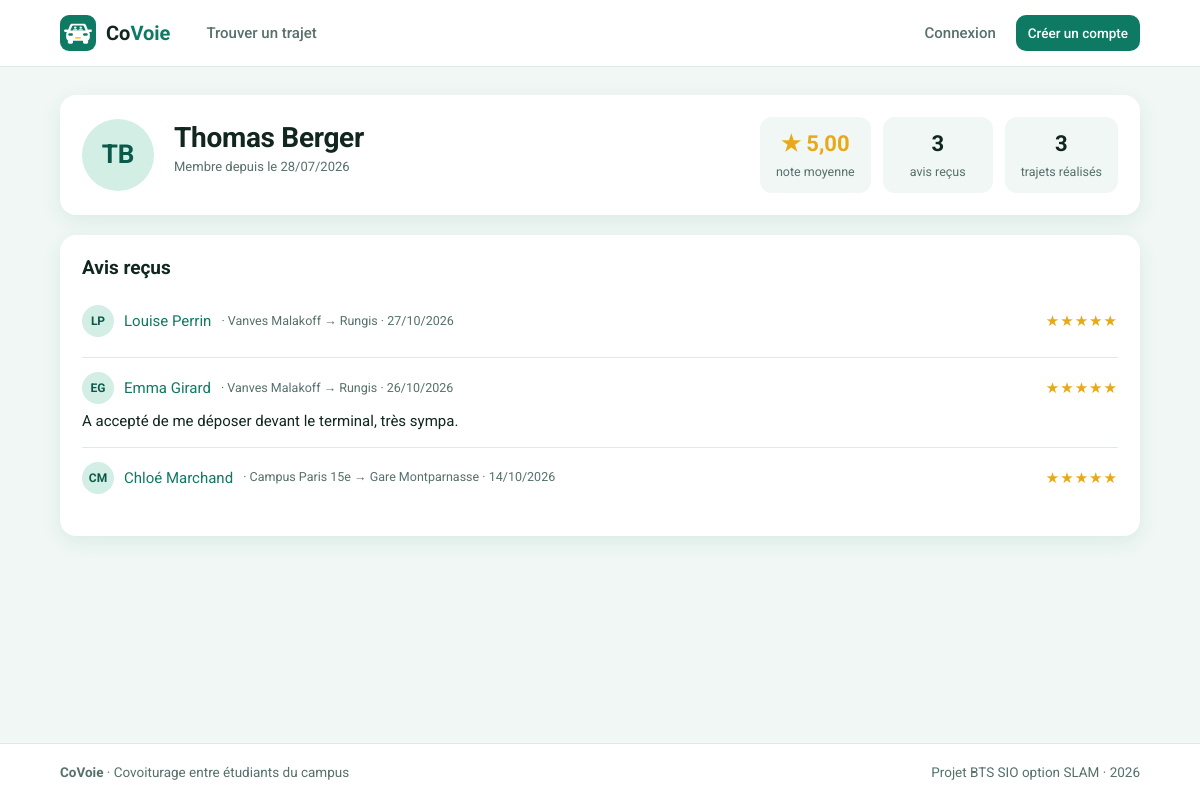
Screenshot of /index.php?page=profil&id=8 with the database file from the repository.
### tables this page shows
CREATE TABLE utilisateurs (
    id               INT(11)      NOT NULL AUTO_INCREMENT,
    nom              VARCHAR(100) NOT NULL,
    email            VARCHAR(180) NOT NULL,
    mot_de_passe     VARCHAR(255) NOT NULL,
    role             VARCHAR(10)  NOT NULL DEFAULT 'membre',
    date_inscription DATETIME     NOT NULL,

    PRIMARY KEY (id),
    UNIQUE KEY email_unique (email)
);

CREATE TABLE avis (
    id          INT(11)  NOT NULL AUTO_INCREMENT,
    note        INT(1)   NOT NULL,
    commentaire TEXT     NULL,
    date_avis   DATETIME NOT NULL,
    id_trajet   INT(11)  NOT NULL,
    id_auteur   INT(11)  NOT NULL,
    id_cible    INT(11)  NOT NULL,

    PRIMARY KEY (id),

     
    UNIQUE KEY un_seul_avis (id_trajet, id_auteur, id_cible),
    KEY recherche_cible (id_cible),

    CONSTRAINT fk_avis_trajet
        FOREIGN KEY (id_trajet) REFERENCES trajets (id) ON DELETE CASCADE,
    CONSTRAINT fk_avis_auteur
        FOREIGN KEY (id_auteur) REFERENCES utilisateurs (id) ON DELETE CASCADE,
    CONSTRAINT fk_avis_cible
        FOREIGN KEY (id_cible) REFERENCES utilisateurs (id) ON DELETE CASCADE
);

CREATE TABLE trajets (
    id               INT(11)      NOT NULL AUTO_INCREMENT,
    origine          VARCHAR(120) NOT NULL,
    destination      VARCHAR(120) NOT NULL,
    date_heure       DATETIME     NOT NULL,
    places_totales   INT(2)       NOT NULL,
    places_restantes INT(2)       NOT NULL,
    statut           VARCHAR(10)  NOT NULL DEFAULT 'Ouvert',
    prix             DECIMAL(6,2) NOT NULL DEFAULT 0.00,
    id_conducteur    INT(11)      NOT NULL,

    PRIMARY KEY (id),
    KEY recherche (statut, date_heure),

    CONSTRAINT fk_trajet_conducteur
        FOREIGN KEY (id_conducteur) REFERENCES utilisateurs (id)
        ON DELETE CASCADE
);

### controleurs/AccueilController.php (called while the page is built, shortened)
<?php
class AccueilController
{
    public function profil(): void
    {
        if (!isset($_GET['id'])) {
            $id = proteger();
        } else {
            $id = lireId();
        }
        $membre = Utilisateur::trouver($id);
        afficherVue('accueil/profil', [
            'titre' => $membre->nom,
            'membre' => $membre,
            'note' => Avis::noteMoyenne($membre->id),
            'nombreAvis' => Avis::nombreAvis($membre->id),
            'trajetsRealises' => $membre->nombreTrajetsRealises(),
            'avisRecus' => Avis::listerRecus($membre->id)
        ]);
    }
}

### index.php (called while the page is built, shortened)
<?php
require_once 'includes/connexion.php';
require_once 'includes/fonctions.php';
require_once 'includes/routes.php';
require_once 'modeles/Utilisateur.php';
require_once 'controleurs/AccueilController.php';
$page = 'accueil';
if (isset($_GET['page']) && is_string($_GET['page'])) {
    $page = $_GET['page'];
}
$nomMethode = $routes[$page][1];
$controleur = new $nomControleur();
$controleur->$nomMethode();

### includes/connexion.php (called while the page is built)
<?php
function connexionBdd(): PDO
{
    static $pdo = null;
    if ($pdo === null) {
        $dsn = 'mysql:host=' . BDD_HOTE . ';port=' . BDD_PORT . ';dbname=' . BDD_NOM . ';charset=utf8mb4';
        try {
            $pdo = new PDO($dsn, BDD_UTILISATEUR, BDD_MOT_DE_PASSE, [
                PDO::ATTR_ERRMODE => PDO::ERRMODE_EXCEPTION,
                PDO::ATTR_DEFAULT_FETCH_MODE => PDO::FETCH_ASSOC,
                PDO::ATTR_EMULATE_PREPARES => false
            ]);
        } catch (PDOException $erreur) {
            afficherErreur(500, 'Base de données inaccessible : lancez WAMP et importez sql/covoiturage.sql.');
        }
    }
    return $pdo;
}
function requete(string $sql, array $parametres = []): PDOStatement
{
    $resultat = connexionBdd()->prepare($sql);
    $resultat->execute($parametres);
    return $resultat;
}

### modeles/Utilisateur.php (called while the page is built, shortened)
<?php
class Utilisateur
{
    public static function trouver(int $id): ?Utilisateur
    {
        $resultat = requete('SELECT * FROM utilisateurs WHERE id = ?', [$id]);
        $utilisateur = $resultat->fetchObject('Utilisateur');
        return $utilisateur;
    }
}

### modeles/Avis.php (called while the page is built, shortened)
<?php
class Avis
{
    public static function listerRecus(int $idCible): array
    {
        $sql = "SELECT a.*, u.nom AS nom_auteur, t.origine, t.destination
                FROM avis a
                JOIN utilisateurs u ON u.id = a.id_auteur
                JOIN trajets t ON t.id = a.id_trajet
                WHERE a.id_cible = ?
                ORDER BY a.date_avis DESC";
        return requete($sql, [$idCible])->fetchAll();
    }
}

### vues/accueil/profil.php (the view, shortened to what this page needs)
<div class="carte">
    <div class="profil">
        <span class="avatar avatar-grand"><?= e(initiales($membre->nom)) ?></span>
        <div>
            <h1>
                <?= e($membre->nom) ?>
            </h1>
            <p class="discret">Membre depuis le <?= formaterDate($membre->date_inscription) ?></p>
        </div>
        <div class="profil-chiffres">
            <div>
                <?php if ($note === null) { ?>
                    <b class="note-vide">–</b><small>Pas encore noté</small>
                <?php } else { ?>
                    <b class="note"><?= formaterNote($note) ?></b><small>note moyenne</small>
                <?php } ?>
            </div>
            <div><b><?= $nombreAvis ?></b><small>avis reçus</small></div>
            <div><b><?= $trajetsRealises ?></b><small>trajets réalisés</small></div>
        </div>
    </div>
</div>
<div class="carte">
    <h2>Avis reçus</h2>
    <?php foreach ($avisRecus as $avis) { ?>
        <div class="avis">
            <div class="avis-tete">
                <span class="avatar"><?= e(initiales($avis['nom_auteur'])) ?></span>
                <a href="index.php?page=profil&amp;id=<?= $avis['id_auteur'] ?>"><?= e($avis['nom_auteur']) ?></a>
                <small>· <?= e($avis['origine']) ?> → <?= e($avis['destination']) ?> · <?= formaterDate($avis['date_avis']) ?></small>
                <span class="etoiles"><?= etoiles((int) $avis['note']) ?></span>
            </div>
            <?php if ($avis['commentaire'] !== null) { ?>
                <p><?= e($avis['commentaire']) ?></p>
            <?php } ?>
        </div>
    <?php } ?>
</div>

### includes/fonctions.php (shortened to what this page needs)
<?php
function lireId(string $nom = 'id'): int
{
    $id = 0;
    if (isset($_GET[$nom])) {
        $id = (int) $_GET[$nom];
    }
    return $id;
}
function afficherVue(string $vue, array $donnees = []): void
{
    extract($donnees);
    require 'vues/gabarit/en-tete.php';
    require 'vues/' . $vue . '.php';
    require 'vues/gabarit/pied.php';
}
function e($texte): string
{
    return htmlspecialchars((string) $texte, ENT_QUOTES, 'UTF-8');
}
function formaterDate(string $date): string
{
    return date('d/m/Y', strtotime($date));
}
function formaterNote(?float $note): string
{
    return '★ ' . number_format($note, 2, ',', ' ');
}
function initiales(string $nom): string
{
    $initiales = '';
    foreach (explode(' ', $nom) as $mot) {
        if ($mot !== '') {
            $initiales .= mb_strtoupper(mb_substr($mot, 0, 1));
        }
    }
    return mb_substr($initiales, 0, 2);
}
function etoiles(int $note): string
{
    return str_repeat('★', $note) . '<span class="eteinte">' . str_repeat('★', 5 - $note) . '</span>';
}

### css/style.css (style rules this page uses)
:root { --fond: #f0f7f4; --surface: #ffffff; --encre: #10261f; --gris: #56706a; --bord: #dcebe5; --primaire: #0f7a63; --primaire-fonce: #0b5a49; --clair: #d3eee5; --champ: #f9fcfb; --jaune: #f2c94c; --jaune-clair: #fdf3d3; --rouge: #c0392b; --rouge-clair: #fbe5e2; --etoile: #e8a917; --ombre: 0 6px 20px rgba(15, 122, 99, .09); --rayon: 16px; }
* { box-sizing: border-box; }
body { margin: 0; font-family: "Roboto", Arial, sans-serif; font-size: 15px; line-height: 1.5; color: var(--encre); background: var(--fond); min-height: 100vh; display: flex; flex-direction: column; }
a { color: var(--primaire); text-decoration: none; }
h1, h2, h3 { margin: 0 0 12px; line-height: 1.2; }
h1 { font-size: 28px; letter-spacing: -.3px; }
h2 { font-size: 19px; }
p { margin: 0 0 12px; }
.discret { color: var(--gris); font-size: 13px; }
.carte { background: var(--surface); border-radius: var(--rayon); box-shadow: var(--ombre); padding: 22px; margin-bottom: 20px; }
.carte > h2 { display: flex; align-items: center; justify-content: space-between; gap: 10px; }
.avatar { width: 40px; height: 40px; flex: none; border-radius: 50%; background: var(--clair); color: var(--primaire-fonce); display: grid; place-items: center; font-weight: 700; font-size: 14px; }
.avatar-grand { width: 72px; height: 72px; font-size: 26px; }
.note { color: var(--etoile); font-weight: 700; }
.avis { padding: 14px 0; border-bottom: 1px solid var(--bord); }
.avis:last-child { border-bottom: none; }
.avis-tete { display: flex; align-items: center; gap: 10px; margin-bottom: 6px; flex-wrap: wrap; }
.avis-tete .avatar { width: 32px; height: 32px; font-size: 12px; }
.avis-tete small { color: var(--gris); }
.etoiles { color: var(--etoile); letter-spacing: 1px; margin-left: auto; }
.avis p { margin: 0; }
.profil { display: flex; align-items: center; gap: 20px; flex-wrap: wrap; }
.profil h1 { margin-bottom: 2px; }
.profil-chiffres { display: flex; gap: 12px; margin-left: auto; flex-wrap: wrap; }
.profil-chiffres div { background: var(--fond); border-radius: 12px; padding: 10px 16px; text-align: center; min-width: 110px; }
.profil-chiffres b { display: block; font-size: 22px; }
.profil-chiffres small { color: var(--gris); }

### rows the page displays
utilisateurs: nom "TB", nom "Thomas Berger", date_inscription "28/07/2026"
avis: id_auteur.nom "LP", id_auteur.nom "Louise Perrin", id_trajet.origine "Vanves Malakoff", id_trajet.destination "Rungis", date_avis "27/10/2026", note "★★★★★"
avis: id_auteur.nom "EG", id_auteur.nom "Emma Girard", id_trajet.origine "Vanves Malakoff", id_trajet.destination "Rungis", date_avis "26/10/2026", note "★★★★★", commentaire "A accepté de me déposer devant le terminal, très sympa."
avis: id_auteur.nom "CM", id_auteur.nom "Chloé Marchand", id_trajet.origine "Campus Paris 15e", id_trajet.destination "Gare Montparnasse", date_avis "14/10/2026", note "★★★★★"

### other values shown
formaterNote($note) "★ 5,00"
$nombreAvis "3"
$trajetsRealises "3"
SLOGAN_APPLICATION "Covoiturage entre étudiants du campus"
